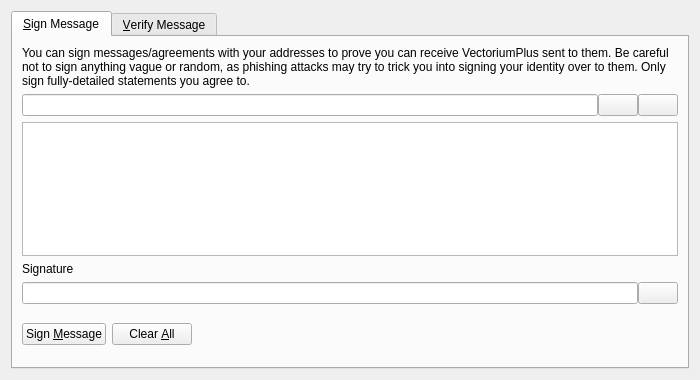
<?xml version="1.0" encoding="UTF-8"?>
<ui version="4.0">
 <class>SignVerifyMessageDialog</class>
 <widget class="QDialog" name="SignVerifyMessageDialog">
  <property name="geometry">
   <rect>
    <x>0</x>
    <y>0</y>
    <width>700</width>
    <height>380</height>
   </rect>
  </property>
  <property name="windowTitle">
   <string>Signatures - Sign / Verify a Message</string>
  </property>
  <property name="modal">
   <bool>true</bool>
  </property>
  <layout class="QVBoxLayout" name="verticalLayout">
   <item>
    <widget class="QTabWidget" name="tabWidget">
     <property name="currentIndex">
      <number>0</number>
     </property>
     <widget class="QWidget" name="tabSignMessage">
      <attribute name="title">
       <string>&amp;Sign Message</string>
      </attribute>
      <layout class="QVBoxLayout" name="verticalLayout_SM">
       <item>
        <widget class="QLabel" name="infoLabel_SM">
         <property name="text">
          <string>You can sign messages/agreements with your addresses to prove you can receive VectoriumPlus sent to them. Be careful not to sign anything vague or random, as phishing attacks may try to trick you into signing your identity over to them. Only sign fully-detailed statements you agree to.</string>
         </property>
         <property name="textFormat">
          <enum>Qt::PlainText</enum>
         </property>
         <property name="wordWrap">
          <bool>true</bool>
         </property>
        </widget>
       </item>
       <item>
        <layout class="QHBoxLayout" name="horizontalLayout_1_SM">
         <property name="spacing">
          <number>0</number>
         </property>
         <item>
          <widget class="QValidatedLineEdit" name="addressIn_SM">
           <property name="toolTip">
            <string>The VectoriumPlus address to sign the message with</string>
           </property>
          </widget>
         </item>
         <item>
          <widget class="QPushButton" name="addressBookButton_SM">
           <property name="toolTip">
            <string>Choose previously used address</string>
           </property>
           <property name="text">
            <string/>
           </property>
           <property name="icon">
            <iconset resource="../bitcoin.qrc">
             <normaloff>:/icons/address-book</normaloff>:/icons/address-book</iconset>
           </property>
           <property name="shortcut">
            <string>Alt+A</string>
           </property>
           <property name="autoDefault">
            <bool>false</bool>
           </property>
          </widget>
         </item>
         <item>
          <widget class="QPushButton" name="pasteButton_SM">
           <property name="toolTip">
            <string>Paste address from clipboard</string>
           </property>
           <property name="text">
            <string/>
           </property>
           <property name="icon">
            <iconset resource="../bitcoin.qrc">
             <normaloff>:/icons/editpaste</normaloff>:/icons/editpaste</iconset>
           </property>
           <property name="shortcut">
            <string>Alt+P</string>
           </property>
           <property name="autoDefault">
            <bool>false</bool>
           </property>
          </widget>
         </item>
        </layout>
       </item>
       <item>
        <widget class="QPlainTextEdit" name="messageIn_SM">
         <property name="toolTip">
          <string>Enter the message you want to sign here</string>
         </property>
        </widget>
       </item>
       <item>
        <widget class="QLabel" name="signatureLabel_SM">
         <property name="text">
          <string>Signature</string>
         </property>
         <property name="textFormat">
          <enum>Qt::PlainText</enum>
         </property>
        </widget>
       </item>
       <item>
        <layout class="QHBoxLayout" name="horizontalLayout_2_SM">
         <property name="spacing">
          <number>0</number>
         </property>
         <item>
          <widget class="QLineEdit" name="signatureOut_SM">
           <property name="font">
            <font>
             <italic>true</italic>
            </font>
           </property>
           <property name="readOnly">
            <bool>true</bool>
           </property>
          </widget>
         </item>
         <item>
          <widget class="QPushButton" name="copySignatureButton_SM">
           <property name="toolTip">
            <string>Copy the current signature to the system clipboard</string>
           </property>
           <property name="text">
            <string/>
           </property>
           <property name="icon">
            <iconset resource="../bitcoin.qrc">
             <normaloff>:/icons/editcopy</normaloff>:/icons/editcopy</iconset>
           </property>
           <property name="autoDefault">
            <bool>false</bool>
           </property>
          </widget>
         </item>
        </layout>
       </item>
       <item>
        <layout class="QHBoxLayout" name="horizontalLayout_3_SM">
         <item>
          <widget class="QPushButton" name="signMessageButton_SM">
           <property name="toolTip">
            <string>Sign the message to prove you own this VectoriumPlus address</string>
           </property>
           <property name="text">
            <string>Sign &amp;Message</string>
           </property>
           <property name="icon">
            <iconset resource="../bitcoin.qrc">
             <normaloff>:/icons/edit</normaloff>:/icons/edit</iconset>
           </property>
           <property name="autoDefault">
            <bool>false</bool>
           </property>
          </widget>
         </item>
         <item>
          <widget class="QPushButton" name="clearButton_SM">
           <property name="toolTip">
            <string>Reset all sign message fields</string>
           </property>
           <property name="text">
            <string>Clear &amp;All</string>
           </property>
           <property name="icon">
            <iconset resource="../bitcoin.qrc">
             <normaloff>:/icons/remove</normaloff>:/icons/remove</iconset>
           </property>
           <property name="autoDefault">
            <bool>false</bool>
           </property>
          </widget>
         </item>
         <item>
          <spacer name="horizontalSpacer_1_SM">
           <property name="orientation">
            <enum>Qt::Horizontal</enum>
           </property>
           <property name="sizeHint" stdset="0">
            <size>
             <width>40</width>
             <height>48</height>
            </size>
           </property>
          </spacer>
         </item>
         <item>
          <widget class="QLabel" name="statusLabel_SM">
           <property name="font">
            <font>
             <weight>75</weight>
             <bold>true</bold>
            </font>
           </property>
           <property name="text">
            <string/>
           </property>
           <property name="wordWrap">
            <bool>true</bool>
           </property>
          </widget>
         </item>
         <item>
          <spacer name="horizontalSpacer_2_SM">
           <property name="orientation">
            <enum>Qt::Horizontal</enum>
           </property>
           <property name="sizeHint" stdset="0">
            <size>
             <width>40</width>
             <height>48</height>
            </size>
           </property>
          </spacer>
         </item>
        </layout>
       </item>
      </layout>
     </widget>
     <widget class="QWidget" name="tabVerifyMessage">
      <attribute name="title">
       <string>&amp;Verify Message</string>
      </attribute>
      <layout class="QVBoxLayout" name="verticalLayout_VM">
       <item>
        <widget class="QLabel" name="infoLabel_VM">
         <property name="text">
          <string>Enter the receiver's address, message (ensure you copy line breaks, spaces, tabs, etc. exactly) and signature below to verify the message. Be careful not to read more into the signature than what is in the signed message itself, to avoid being tricked by a man-in-the-middle attack. Note that this only proves the signing party receives with the address, it cannot prove sendership of any transaction!</string>
         </property>
         <property name="textFormat">
          <enum>Qt::PlainText</enum>
         </property>
         <property name="alignment">
          <set>Qt::AlignLeading|Qt::AlignLeft|Qt::AlignTop</set>
         </property>
         <property name="wordWrap">
          <bool>true</bool>
         </property>
        </widget>
       </item>
       <item>
        <layout class="QHBoxLayout" name="horizontalLayout_1_VM">
         <property name="spacing">
          <number>0</number>
         </property>
         <item>
          <widget class="QValidatedLineEdit" name="addressIn_VM">
           <property name="toolTip">
            <string>The VectoriumPlus address the message was signed with</string>
           </property>
          </widget>
         </item>
         <item>
          <widget class="QPushButton" name="addressBookButton_VM">
           <property name="toolTip">
            <string>Choose previously used address</string>
           </property>
           <property name="text">
            <string/>
           </property>
           <property name="icon">
            <iconset resource="../bitcoin.qrc">
             <normaloff>:/icons/address-book</normaloff>:/icons/address-book</iconset>
           </property>
           <property name="shortcut">
            <string>Alt+A</string>
           </property>
           <property name="autoDefault">
            <bool>false</bool>
           </property>
          </widget>
         </item>
        </layout>
       </item>
       <item>
        <widget class="QPlainTextEdit" name="messageIn_VM"/>
       </item>
       <item>
        <widget class="QValidatedLineEdit" name="signatureIn_VM"/>
       </item>
       <item>
        <layout class="QHBoxLayout" name="horizontalLayout_2_VM">
         <item>
          <widget class="QPushButton" name="verifyMessageButton_VM">
           <property name="toolTip">
            <string>Verify the message to ensure it was signed with the specified VectoriumPlus address</string>
           </property>
           <property name="text">
            <string>Verify &amp;Message</string>
           </property>
           <property name="icon">
            <iconset resource="../bitcoin.qrc">
             <normaloff>:/icons/transaction_0</normaloff>:/icons/transaction_0</iconset>
           </property>
           <property name="autoDefault">
            <bool>false</bool>
           </property>
          </widget>
         </item>
         <item>
          <widget class="QPushButton" name="clearButton_VM">
           <property name="toolTip">
            <string>Reset all verify message fields</string>
           </property>
           <property name="text">
            <string>Clear &amp;All</string>
           </property>
           <property name="icon">
            <iconset resource="../bitcoin.qrc">
             <normaloff>:/icons/remove</normaloff>:/icons/remove</iconset>
           </property>
           <property name="autoDefault">
            <bool>false</bool>
           </property>
          </widget>
         </item>
         <item>
          <spacer name="horizontalSpacer_1_VM">
           <property name="orientation">
            <enum>Qt::Horizontal</enum>
           </property>
           <property name="sizeHint" stdset="0">
            <size>
             <width>40</width>
             <height>48</height>
            </size>
           </property>
          </spacer>
         </item>
         <item>
          <widget class="QLabel" name="statusLabel_VM">
           <property name="font">
            <font>
             <weight>75</weight>
             <bold>true</bold>
            </font>
           </property>
           <property name="text">
            <string/>
           </property>
           <property name="wordWrap">
            <bool>true</bool>
           </property>
          </widget>
         </item>
         <item>
          <spacer name="horizontalSpacer_2_VM">
           <property name="orientation">
            <enum>Qt::Horizontal</enum>
           </property>
           <property name="sizeHint" stdset="0">
            <size>
             <width>40</width>
             <height>48</height>
            </size>
           </property>
          </spacer>
         </item>
        </layout>
       </item>
      </layout>
     </widget>
    </widget>
   </item>
  </layout>
 </widget>
 <customwidgets>
  <customwidget>
   <class>QValidatedLineEdit</class>
   <extends>QLineEdit</extends>
   <header>qvalidatedlineedit.h</header>
  </customwidget>
 </customwidgets>
 <resources>
  <include location="../bitcoin.qrc"/>
 </resources>
 <connections/>
</ui>
